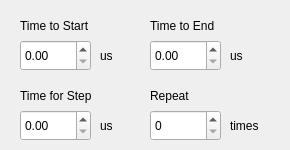
    <widget class="QWidget" name="tab_3">
     <attribute name="title">
      <string>Rabi Scan</string>
     </attribute>
     <widget class="QLabel" name="label_18">
      <property name="geometry">
       <rect>
        <x>100</x>
        <y>40</y>
        <width>31</width>
        <height>31</height>
       </rect>
      </property>
      <property name="font">
       <font>
        <family>Arial</family>
        <pointsize>9</pointsize>
        <weight>50</weight>
        <bold>false</bold>
        <strikeout>false</strikeout>
       </font>
      </property>
      <property name="text">
       <string>us</string>
      </property>
     </widget>
     <widget class="QSpinBox" name="spinBox_zeemanrepeat_4">
      <property name="geometry">
       <rect>
        <x>150</x>
        <y>110</y>
        <width>71</width>
        <height>31</height>
       </rect>
      </property>
      <property name="font">
       <font>
        <family>Arial</family>
        <pointsize>9</pointsize>
        <weight>50</weight>
        <bold>false</bold>
        <strikeout>false</strikeout>
       </font>
      </property>
     </widget>
     <widget class="QDoubleSpinBox" name="doubleSpinBox_zeemanend_2">
      <property name="geometry">
       <rect>
        <x>150</x>
        <y>40</y>
        <width>71</width>
        <height>31</height>
       </rect>
      </property>
      <property name="font">
       <font>
        <family>Arial</family>
        <pointsize>9</pointsize>
        <weight>50</weight>
        <bold>false</bold>
        <strikeout>false</strikeout>
       </font>
      </property>
      <property name="layoutDirection">
       <enum>Qt::LeftToRight</enum>
      </property>
      <property name="alignment">
       <set>Qt::AlignLeading|Qt::AlignLeft|Qt::AlignVCenter</set>
      </property>
      <property name="maximum">
       <double>999999.989999999990687</double>
      </property>
     </widget>
     <widget class="QDoubleSpinBox" name="doubleSpinBox_zeemanstart_2">
      <property name="geometry">
       <rect>
        <x>20</x>
        <y>40</y>
        <width>71</width>
        <height>31</height>
       </rect>
      </property>
      <property name="font">
       <font>
        <family>Arial</family>
        <pointsize>9</pointsize>
        <weight>50</weight>
        <bold>false</bold>
        <strikeout>false</strikeout>
       </font>
      </property>
      <property name="layoutDirection">
       <enum>Qt::LeftToRight</enum>
      </property>
      <property name="alignment">
       <set>Qt::AlignLeading|Qt::AlignLeft|Qt::AlignVCenter</set>
      </property>
      <property name="maximum">
       <double>999999.989999999990687</double>
      </property>
     </widget>
     <widget class="QLabel" name="label_31">
      <property name="geometry">
       <rect>
        <x>150</x>
        <y>80</y>
        <width>91</width>
        <height>31</height>
       </rect>
      </property>
      <property name="font">
       <font>
        <family>Arial</family>
        <pointsize>9</pointsize>
        <weight>50</weight>
        <bold>false</bold>
        <strikeout>false</strikeout>
       </font>
      </property>
      <property name="text">
       <string>Repeat</string>
      </property>
     </widget>
     <widget class="QLabel" name="label_32">
      <property name="geometry">
       <rect>
        <x>20</x>
        <y>80</y>
        <width>141</width>
        <height>31</height>
       </rect>
      </property>
      <property name="font">
       <font>
        <family>Arial</family>
        <pointsize>9</pointsize>
        <weight>50</weight>
        <bold>false</bold>
        <strikeout>false</strikeout>
       </font>
      </property>
      <property name="text">
       <string>Time for Step</string>
      </property>
     </widget>
     <widget class="QLabel" name="label_38">
      <property name="geometry">
       <rect>
        <x>100</x>
        <y>110</y>
        <width>31</width>
        <height>31</height>
       </rect>
      </property>
      <property name="font">
       <font>
        <family>Arial</family>
        <pointsize>9</pointsize>
        <weight>50</weight>
        <bold>false</bold>
        <strikeout>false</strikeout>
       </font>
      </property>
      <property name="text">
       <string>us</string>
      </property>
     </widget>
     <widget class="QLabel" name="label_50">
      <property name="geometry">
       <rect>
        <x>20</x>
        <y>10</y>
        <width>131</width>
        <height>31</height>
       </rect>
      </property>
      <property name="font">
       <font>
        <family>Arial</family>
        <pointsize>9</pointsize>
        <weight>50</weight>
        <bold>false</bold>
        <strikeout>false</strikeout>
       </font>
      </property>
      <property name="text">
       <string>Time to Start</string>
      </property>
     </widget>
     <widget class="QLabel" name="label_60">
      <property name="geometry">
       <rect>
        <x>230</x>
        <y>110</y>
        <width>41</width>
        <height>31</height>
       </rect>
      </property>
      <property name="font">
       <font>
        <family>Arial</family>
        <pointsize>9</pointsize>
        <weight>50</weight>
        <bold>false</bold>
        <strikeout>false</strikeout>
       </font>
      </property>
      <property name="text">
       <string>times</string>
      </property>
     </widget>
     <widget class="QDoubleSpinBox" name="doubleSpinBox_zeemanstep_2">
      <property name="geometry">
       <rect>
        <x>20</x>
        <y>110</y>
        <width>71</width>
        <height>31</height>
       </rect>
      </property>
      <property name="font">
       <font>
        <family>Arial</family>
        <pointsize>9</pointsize>
        <weight>50</weight>
        <bold>false</bold>
        <strikeout>false</strikeout>
       </font>
      </property>
      <property name="layoutDirection">
       <enum>Qt::LeftToRight</enum>
      </property>
      <property name="alignment">
       <set>Qt::AlignLeading|Qt::AlignLeft|Qt::AlignVCenter</set>
      </property>
      <property name="maximum">
       <double>999999.989999999990687</double>
      </property>
     </widget>
     <widget class="QLabel" name="label_62">
      <property name="geometry">
       <rect>
        <x>230</x>
        <y>40</y>
        <width>31</width>
        <height>31</height>
       </rect>
      </property>
      <property name="font">
       <font>
        <family>Arial</family>
        <pointsize>9</pointsize>
        <weight>50</weight>
        <bold>false</bold>
        <strikeout>false</strikeout>
       </font>
      </property>
      <property name="text">
       <string>us</string>
      </property>
     </widget>
     <widget class="QLabel" name="label_63">
      <property name="geometry">
       <rect>
        <x>150</x>
        <y>10</y>
        <width>131</width>
        <height>31</height>
       </rect>
      </property>
      <property name="font">
       <font>
        <family>Arial</family>
        <pointsize>9</pointsize>
        <weight>50</weight>
        <bold>false</bold>
        <strikeout>false</strikeout>
       </font>
      </property>
      <property name="frameShadow">
       <enum>QFrame::Plain</enum>
      </property>
      <property name="text">
       <string>Time to End</string>
      </property>
     </widget>
    </widget>
